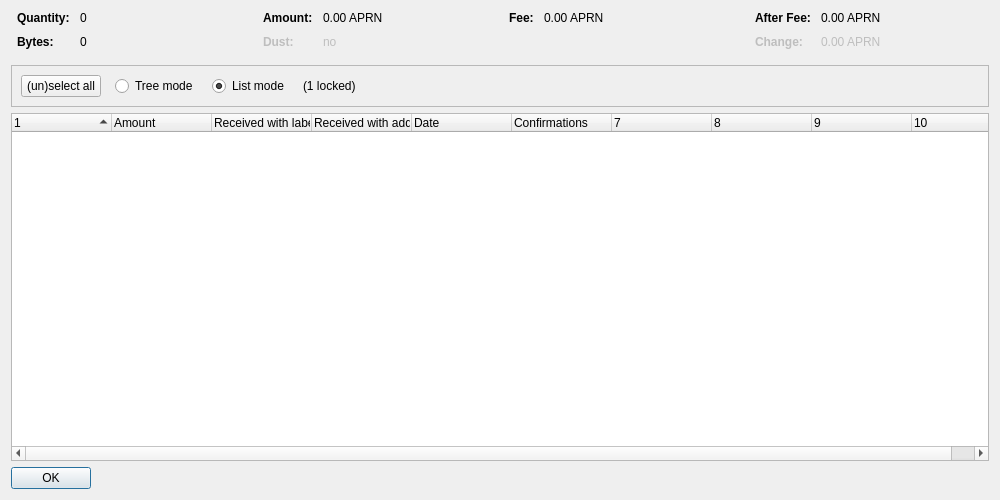
<?xml version="1.0" encoding="UTF-8"?>
<ui version="4.0">
 <class>CoinControlDialog</class>
 <widget class="QDialog" name="CoinControlDialog">
  <property name="geometry">
   <rect>
    <x>0</x>
    <y>0</y>
    <width>1000</width>
    <height>500</height>
   </rect>
  </property>
  <property name="windowTitle">
   <string>Coin Selection</string>
  </property>
  <layout class="QVBoxLayout" name="verticalLayout">
   <item>
    <layout class="QHBoxLayout" name="horizontalLayoutTop" stretch="0,0,0,0">
     <property name="topMargin">
      <number>0</number>
     </property>
     <property name="bottomMargin">
      <number>10</number>
     </property>
     <item>
      <layout class="QFormLayout" name="formLayoutCoinControl1">
       <property name="horizontalSpacing">
        <number>10</number>
       </property>
       <property name="verticalSpacing">
        <number>10</number>
       </property>
       <property name="leftMargin">
        <number>6</number>
       </property>
       <property name="rightMargin">
        <number>6</number>
       </property>
       <item row="0" column="0">
        <widget class="QLabel" name="labelCoinControlQuantityText">
         <property name="font">
          <font>
           <weight>75</weight>
           <bold>true</bold>
          </font>
         </property>
         <property name="text">
          <string>Quantity:</string>
         </property>
        </widget>
       </item>
       <item row="0" column="1">
        <widget class="QLabel" name="labelCoinControlQuantity">
         <property name="cursor">
          <cursorShape>IBeamCursor</cursorShape>
         </property>
         <property name="contextMenuPolicy">
          <enum>Qt::ActionsContextMenu</enum>
         </property>
         <property name="text">
          <string notr="true">0</string>
         </property>
         <property name="textInteractionFlags">
          <set>Qt::LinksAccessibleByMouse|Qt::TextSelectableByKeyboard|Qt::TextSelectableByMouse</set>
         </property>
        </widget>
       </item>
       <item row="1" column="0">
        <widget class="QLabel" name="labelCoinControlBytesText">
         <property name="font">
          <font>
           <weight>75</weight>
           <bold>true</bold>
          </font>
         </property>
         <property name="text">
          <string>Bytes:</string>
         </property>
        </widget>
       </item>
       <item row="1" column="1">
        <widget class="QLabel" name="labelCoinControlBytes">
         <property name="cursor">
          <cursorShape>IBeamCursor</cursorShape>
         </property>
         <property name="contextMenuPolicy">
          <enum>Qt::ActionsContextMenu</enum>
         </property>
         <property name="text">
          <string notr="true">0</string>
         </property>
         <property name="textInteractionFlags">
          <set>Qt::LinksAccessibleByMouse|Qt::TextSelectableByKeyboard|Qt::TextSelectableByMouse</set>
         </property>
        </widget>
       </item>
      </layout>
     </item>
     <item>
      <layout class="QFormLayout" name="formLayoutCoinControl2">
       <property name="horizontalSpacing">
        <number>10</number>
       </property>
       <property name="verticalSpacing">
        <number>10</number>
       </property>
       <property name="leftMargin">
        <number>6</number>
       </property>
       <property name="rightMargin">
        <number>6</number>
       </property>
       <item row="0" column="0">
        <widget class="QLabel" name="labelCoinControlAmountText">
         <property name="font">
          <font>
           <weight>75</weight>
           <bold>true</bold>
          </font>
         </property>
         <property name="text">
          <string>Amount:</string>
         </property>
        </widget>
       </item>
       <item row="0" column="1">
        <widget class="QLabel" name="labelCoinControlAmount">
         <property name="cursor">
          <cursorShape>IBeamCursor</cursorShape>
         </property>
         <property name="contextMenuPolicy">
          <enum>Qt::ActionsContextMenu</enum>
         </property>
         <property name="text">
          <string notr="true">0.00 APRN</string>
         </property>
         <property name="textInteractionFlags">
          <set>Qt::LinksAccessibleByMouse|Qt::TextSelectableByKeyboard|Qt::TextSelectableByMouse</set>
         </property>
        </widget>
       </item>
       <item row="1" column="0">
        <widget class="QLabel" name="labelCoinControlLowOutputText">
         <property name="enabled">
          <bool>false</bool>
         </property>
         <property name="font">
          <font>
           <weight>75</weight>
           <bold>true</bold>
          </font>
         </property>
         <property name="text">
          <string>Dust:</string>
         </property>
        </widget>
       </item>
       <item row="1" column="1">
        <widget class="QLabel" name="labelCoinControlLowOutput">
         <property name="enabled">
          <bool>false</bool>
         </property>
         <property name="cursor">
          <cursorShape>IBeamCursor</cursorShape>
         </property>
         <property name="contextMenuPolicy">
          <enum>Qt::ActionsContextMenu</enum>
         </property>
         <property name="text">
          <string notr="true">no</string>
         </property>
         <property name="textInteractionFlags">
          <set>Qt::LinksAccessibleByMouse|Qt::TextSelectableByKeyboard|Qt::TextSelectableByMouse</set>
         </property>
        </widget>
       </item>
      </layout>
     </item>
     <item>
      <layout class="QFormLayout" name="formLayoutCoinControl3">
       <property name="horizontalSpacing">
        <number>10</number>
       </property>
       <property name="verticalSpacing">
        <number>10</number>
       </property>
       <property name="leftMargin">
        <number>6</number>
       </property>
       <property name="rightMargin">
        <number>6</number>
       </property>
       <item row="0" column="0">
        <widget class="QLabel" name="labelCoinControlFeeText">
         <property name="font">
          <font>
           <weight>75</weight>
           <bold>true</bold>
          </font>
         </property>
         <property name="text">
          <string>Fee:</string>
         </property>
        </widget>
       </item>
       <item row="0" column="1">
        <widget class="QLabel" name="labelCoinControlFee">
         <property name="cursor">
          <cursorShape>IBeamCursor</cursorShape>
         </property>
         <property name="contextMenuPolicy">
          <enum>Qt::ActionsContextMenu</enum>
         </property>
         <property name="text">
          <string notr="true">0.00 APRN</string>
         </property>
         <property name="textInteractionFlags">
          <set>Qt::LinksAccessibleByMouse|Qt::TextSelectableByKeyboard|Qt::TextSelectableByMouse</set>
         </property>
        </widget>
       </item>
      </layout>
     </item>
     <item>
      <layout class="QFormLayout" name="formLayoutCoinControl4">
       <property name="horizontalSpacing">
        <number>10</number>
       </property>
       <property name="verticalSpacing">
        <number>10</number>
       </property>
       <property name="leftMargin">
        <number>6</number>
       </property>
       <property name="rightMargin">
        <number>6</number>
       </property>
       <item row="0" column="0">
        <widget class="QLabel" name="labelCoinControlAfterFeeText">
         <property name="font">
          <font>
           <weight>75</weight>
           <bold>true</bold>
          </font>
         </property>
         <property name="text">
          <string>After Fee:</string>
         </property>
        </widget>
       </item>
       <item row="0" column="1">
        <widget class="QLabel" name="labelCoinControlAfterFee">
         <property name="cursor">
          <cursorShape>IBeamCursor</cursorShape>
         </property>
         <property name="contextMenuPolicy">
          <enum>Qt::ActionsContextMenu</enum>
         </property>
         <property name="text">
          <string notr="true">0.00 APRN</string>
         </property>
         <property name="textInteractionFlags">
          <set>Qt::LinksAccessibleByMouse|Qt::TextSelectableByKeyboard|Qt::TextSelectableByMouse</set>
         </property>
        </widget>
       </item>
       <item row="1" column="0">
        <widget class="QLabel" name="labelCoinControlChangeText">
         <property name="enabled">
          <bool>false</bool>
         </property>
         <property name="font">
          <font>
           <weight>75</weight>
           <bold>true</bold>
          </font>
         </property>
         <property name="text">
          <string>Change:</string>
         </property>
        </widget>
       </item>
       <item row="1" column="1">
        <widget class="QLabel" name="labelCoinControlChange">
         <property name="enabled">
          <bool>false</bool>
         </property>
         <property name="cursor">
          <cursorShape>IBeamCursor</cursorShape>
         </property>
         <property name="contextMenuPolicy">
          <enum>Qt::ActionsContextMenu</enum>
         </property>
         <property name="text">
          <string notr="true">0.00 APRN</string>
         </property>
         <property name="textInteractionFlags">
          <set>Qt::LinksAccessibleByMouse|Qt::TextSelectableByKeyboard|Qt::TextSelectableByMouse</set>
         </property>
        </widget>
       </item>
      </layout>
     </item>
    </layout>
   </item>
   <item>
    <widget class="QFrame" name="frame">
     <property name="minimumSize">
      <size>
       <width>0</width>
       <height>40</height>
      </size>
     </property>
     <property name="frameShape">
      <enum>QFrame::StyledPanel</enum>
     </property>
     <property name="frameShadow">
      <enum>QFrame::Sunken</enum>
     </property>
     <layout class="QHBoxLayout" name="horizontalLayout">
      <item>
       <layout class="QHBoxLayout" name="horizontalLayoutPanel" stretch="0,0,0,0,0">
        <property name="spacing">
         <number>14</number>
        </property>
        <item>
         <widget class="QPushButton" name="pushButtonSelectAll">
          <property name="sizePolicy">
           <sizepolicy hsizetype="Maximum" vsizetype="Fixed">
            <horstretch>0</horstretch>
            <verstretch>0</verstretch>
           </sizepolicy>
          </property>
          <property name="text">
           <string>(un)select all</string>
          </property>
          <property name="autoDefault">
           <bool>false</bool>
          </property>
         </widget>
        </item>
        <item>
         <widget class="QRadioButton" name="radioTreeMode">
          <property name="sizePolicy">
           <sizepolicy hsizetype="Maximum" vsizetype="Fixed">
            <horstretch>0</horstretch>
            <verstretch>0</verstretch>
           </sizepolicy>
          </property>
          <property name="text">
           <string>Tree mode</string>
          </property>
         </widget>
        </item>
        <item>
         <widget class="QRadioButton" name="radioListMode">
          <property name="sizePolicy">
           <sizepolicy hsizetype="Maximum" vsizetype="Fixed">
            <horstretch>0</horstretch>
            <verstretch>0</verstretch>
           </sizepolicy>
          </property>
          <property name="text">
           <string>List mode</string>
          </property>
          <property name="checked">
           <bool>true</bool>
          </property>
         </widget>
        </item>
        <item>
         <widget class="QLabel" name="labelLocked">
          <property name="text">
           <string notr="true">(1 locked)</string>
          </property>
         </widget>
        </item>
        <item>
         <spacer name="horizontalSpacer">
          <property name="orientation">
           <enum>Qt::Horizontal</enum>
          </property>
          <property name="sizeHint" stdset="0">
           <size>
            <width>40</width>
            <height>20</height>
           </size>
          </property>
         </spacer>
        </item>
       </layout>
      </item>
     </layout>
    </widget>
   </item>
   <item>
    <widget class="CoinControlTreeWidget" name="treeWidget">
     <property name="contextMenuPolicy">
      <enum>Qt::CustomContextMenu</enum>
     </property>
     <property name="sortingEnabled">
      <bool>false</bool>
     </property>
     <property name="columnCount">
      <number>10</number>
     </property>
     <attribute name="headerShowSortIndicator" stdset="0">
      <bool>true</bool>
     </attribute>
     <attribute name="headerStretchLastSection">
      <bool>false</bool>
     </attribute>
     <column>
      <property name="text">
       <string/>
      </property>
     </column>
     <column>
      <property name="text">
       <string>Amount</string>
      </property>
     </column>
     <column>
      <property name="text">
       <string>Received with label</string>
      </property>
     </column>
     <column>
      <property name="text">
       <string>Received with address</string>
      </property>
     </column>
     <column>
      <property name="text">
       <string>Date</string>
      </property>
     </column>
     <column>
      <property name="text">
       <string>Confirmations</string>
      </property>
      <property name="toolTip">
       <string>Confirmed</string>
      </property>
     </column>
     <column>
      <property name="text">
       <string/>
      </property>
     </column>
     <column>
      <property name="text">
       <string/>
      </property>
     </column>
     <column>
      <property name="text">
       <string/>
      </property>
     </column>
     <column>
      <property name="text">
       <string/>
      </property>
     </column>
    </widget>
   </item>
   <item>
    <widget class="QDialogButtonBox" name="buttonBox">
     <property name="sizePolicy">
      <sizepolicy hsizetype="Maximum" vsizetype="Fixed">
       <horstretch>0</horstretch>
       <verstretch>0</verstretch>
      </sizepolicy>
     </property>
     <property name="orientation">
      <enum>Qt::Horizontal</enum>
     </property>
     <property name="standardButtons">
      <set>QDialogButtonBox::Ok</set>
     </property>
    </widget>
   </item>
  </layout>
 </widget>
 <customwidgets>
  <customwidget>
   <class>CoinControlTreeWidget</class>
   <extends>QTreeWidget</extends>
   <header>qt/coincontroltreewidget.h</header>
  </customwidget>
 </customwidgets>
 <resources/>
 <connections/>
</ui>
